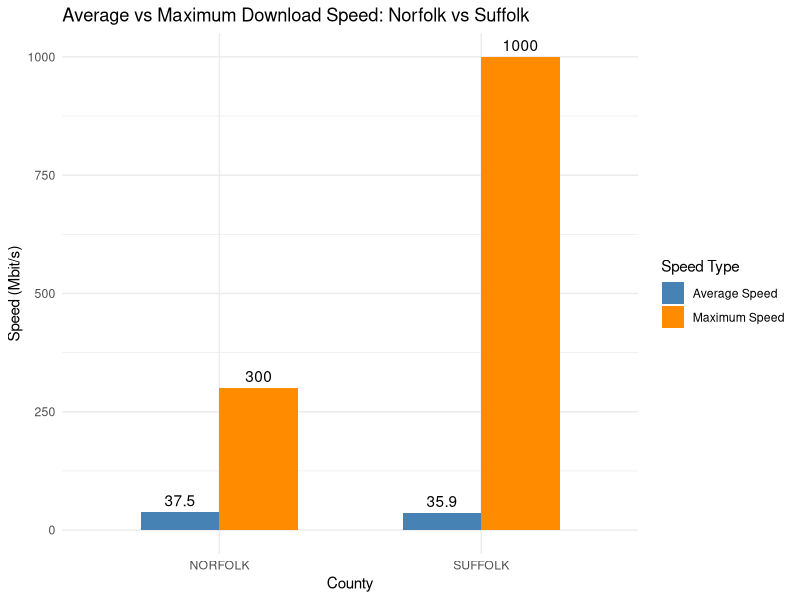
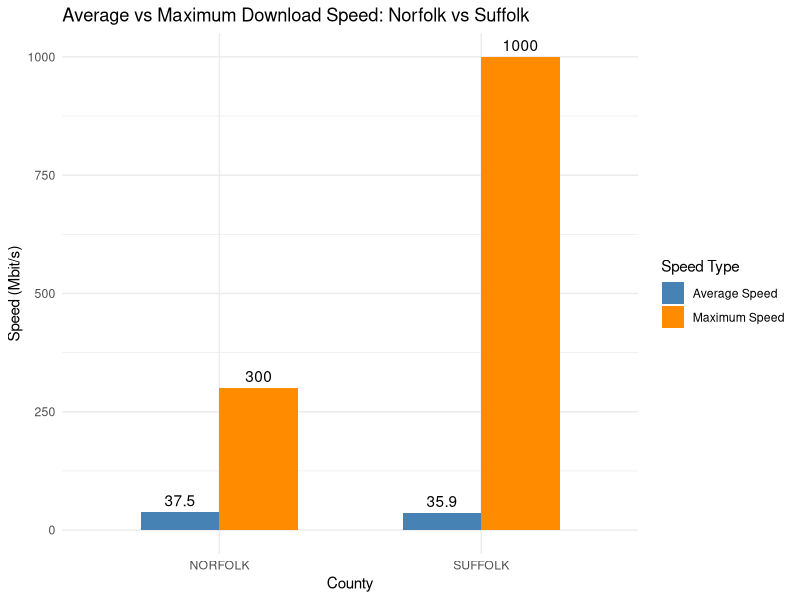

Recreate these plots in R, in order.
# Load libraries
library(readr)
library(dplyr)
library(ggplot2)
library(tidyr)

# Load the cleaned broadband data
broadband <- read_csv("Clean Data/broadband_clean.csv")

head(broadband)

# Calculate average AND max download speed per county
speed_stats <- broadband %>%
  group_by(county) %>%
  summarise(
    avg_speed = mean(avg_download, na.rm = TRUE),
    max_speed = max(max_download, na.rm = TRUE)
  )

print(speed_stats)

# Reshape the data so both stats can appear as grouped bars
speed_long <- speed_stats %>%
  pivot_longer(cols = c(avg_speed, max_speed),
               names_to = "speed_type",
               values_to = "speed_value")

print(speed_long)

# Create the grouped bar chart
stat_bar_chart <- ggplot(speed_long, aes(x = county, y = speed_value, fill = speed_type)) +
  geom_col(position = "dodge", width = 0.6) +
  geom_text(aes(label = round(speed_value, 1)),
            position = position_dodge(width = 0.6), vjust = -0.5) +
  labs(
    title = "Average vs Maximum Download Speed: Norfolk vs Suffolk",
    x = "County",
    y = "Speed (Mbit/s)",
    fill = "Speed Type"
  ) +
  scale_fill_manual(values = c("avg_speed" = "steelblue", "max_speed" = "darkorange"),
                    labels = c("Average Speed", "Maximum Speed")) +
  theme_minimal()

print(stat_bar_chart)

# Save the chart
ggsave("Charts (Visualizations)/broadband_statbarchart.png", stat_bar_chart, width = 8, height = 6, dpi = 300)
